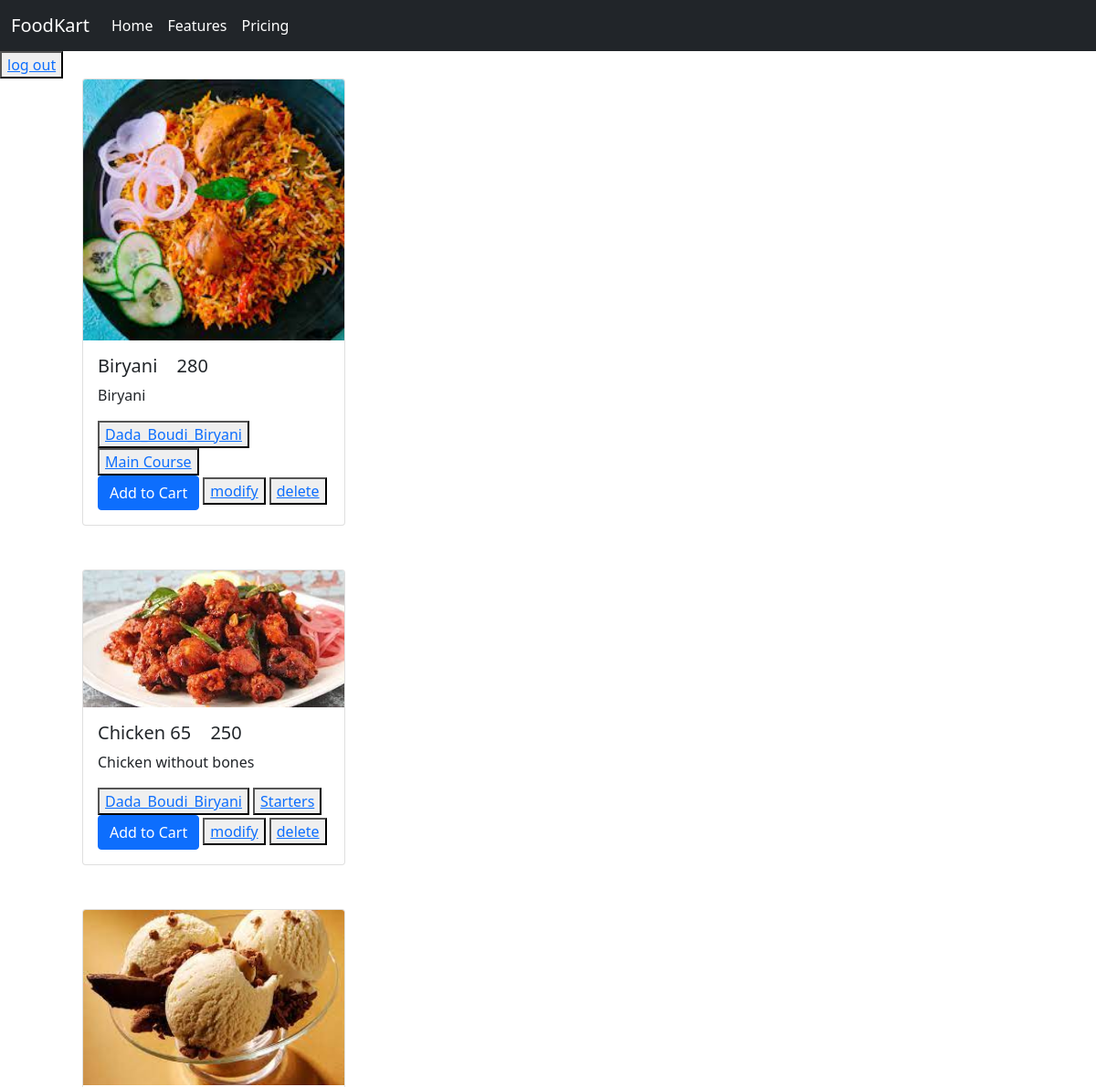
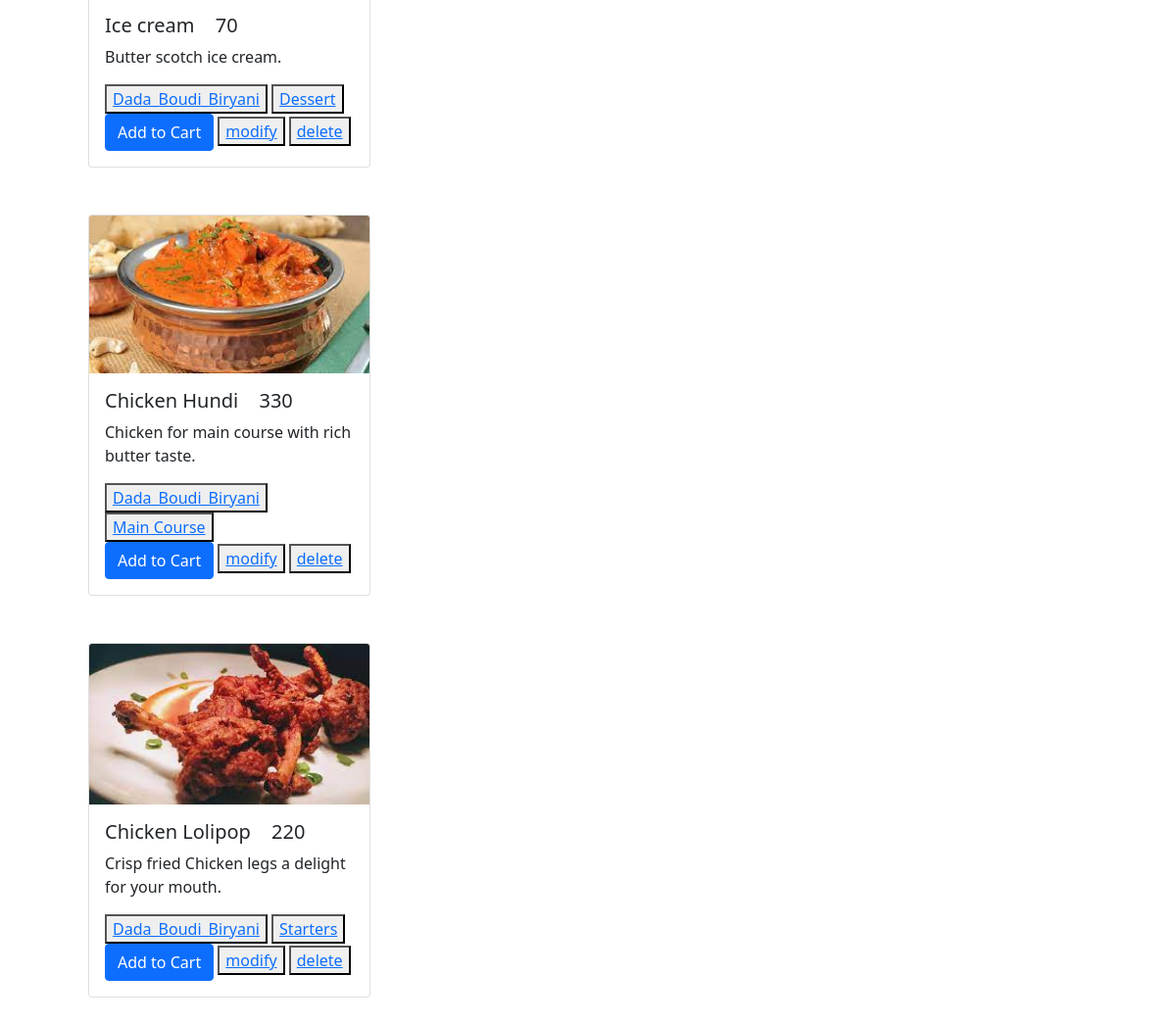
Screenshot of / (signed in) with the database file from the repository (2 pictures, top to bottom).
### menu/models.py (models this page shows, shortened)
class Dish(models.Model):
    id = models.AutoField(primary_key=True)
    name = models.CharField(max_length=200, null = False, blank = False, default = 'newItem')
    description = models.TextField()
    price = models.IntegerField()
    image = models.ImageField(null = False, blank = False)
    tags = models.ForeignKey(Tags, on_delete = models.CASCADE, null = True)
    restaurant = models.ForeignKey(restaurant, on_delete = models.CASCADE)

class Tags(models.Model):
    tag = models.CharField(max_length=100)
    id = models.AutoField(primary_key=True)
    def __str__(self):
        return f'{self.tag}'

### menu/views.py (the view)
# urls.py: path('', views.index, name = 'index'),
def index(request):
    dish = Dish.objects.all()
    user = request.user
    user_name = str(user)
    try:
        customer = Customer.objects.get(user = user)
        designation = customer.designation
    except TypeError:
        context = {
            'dish' : dish,
            'user' : user_name,
        }
        return render(request, 'menu/index.html', context=context)
    if str(customer.designation) == 'Restaurant':
        new_dish = []
        for i in dish:
            if i.restaurant == customer.user:
                new_dish.append(i)
        dish = new_dish
    context = {
        'dish': dish,
        'user': user_name,
        'designation' : str(designation),
    }
    return render(request, 'menu/index.html', context=context)

### menu/models.py (called while the page is built)
    def __str__(self):
        return f'{self.designation}'

### Templates/menu/index.html (shortened to what this page needs)
{%load static%}
<!DOCTYPE html>
<html lang="en">
<head>
    <link href="https://cdn.jsdelivr.net/npm/bootstrap@5.1.3/dist/css/bootstrap.min.css" rel="stylesheet"
>
</head>
<body>
    <nav class="navbar navbar-expand-lg bg-dark ">
        <div class="container-fluid">
          <a class="navbar-brand text-white" href="{% url 'index' %}">FoodKart</a>
          <div class="collapse navbar-collapse" id="navbarNav">
            <ul class="navbar-nav">
              <li class="nav-item">
                <a class="nav-link active text-white" aria-current="page" href="#">Home</a>
              </li>
              <li class="nav-item">
                <a class="nav-link text-white" href="#">Features</a>
              </li>
              <li class="nav-item">
                <a class="nav-link text-white" href="#">Pricing</a>
              </li>
            </ul>
          </div>
        </div>
      </nav>
      {% block container%}
          {% if user == 'AnonymousUser' %}
          <button ><a href="{% url 'user_creation' %}">sing up</a></button>
          <button ><a href="{% url 'log_in' %}">log in</a></button>
              {% else %}
              <button ><a href="{% url 'log_out' %}">log out</a></button>
          {% endif %}
    {% if designation == 'Restaurant' %}
        {%for i in dish%}
            <div class="container">
                <div class="card mx-5" style="width: 18rem;">
                    <img src="{{i.image.url}}" class="card-img-top" alt="...">
                    <div class="card-body">
                        <h5 class="card-title">{{i.name}} <span class="mx-3">{{i.price}}</span></h5>
                        <p class="card-text">{{i.description}}</p>
                        <button ><a href="{% url 'restaurant_search' i.restaurant%}">{{i.restaurant}}</a></button>
                        <button ><a href="{% url 'tag_search' i.tags%}">{{i.tags}}</a></button>
                        <br>
                        <a href="#" class="btn btn-primary">Add to Cart</a>
                        <button ><a href="{% url 'dish_modification' %}">modify</a></button>
                        <button ><a href="{% url 'dish_deletion' %}">delete</a></button>
                    </div>
                </div>
            </div>
            <br><br>
        {%endfor%}
    {% endif %}
    {% endblock container%}
</body>
</html>

### rows the page displays
Dish: image (picture), name "Biryani", price "280", description "Biryani", restaurant "Dada_Boudi_Biryani", tags "Main Course"
Dish: image (picture), name "Chicken 65", price "250", description "Chicken without bones", restaurant "Dada_Boudi_Biryani", tags "Starters"
Dish: image (picture), name "Ice cream", price "70", description "Butter scotch ice cream.", restaurant "Dada_Boudi_Biryani", tags "Dessert"
Dish: image (picture), name "Chicken Hundi", price "330", description "Chicken for main course with rich butter taste.", restaurant "Dada_Boudi_Biryani", tags "Main Course"
Dish: image (picture), name "Chicken Lolipop", price "220", description "Crisp fried Chicken legs a delight for your mouth.", restaurant "Dada_Boudi_Biryani", tags "Starters"
